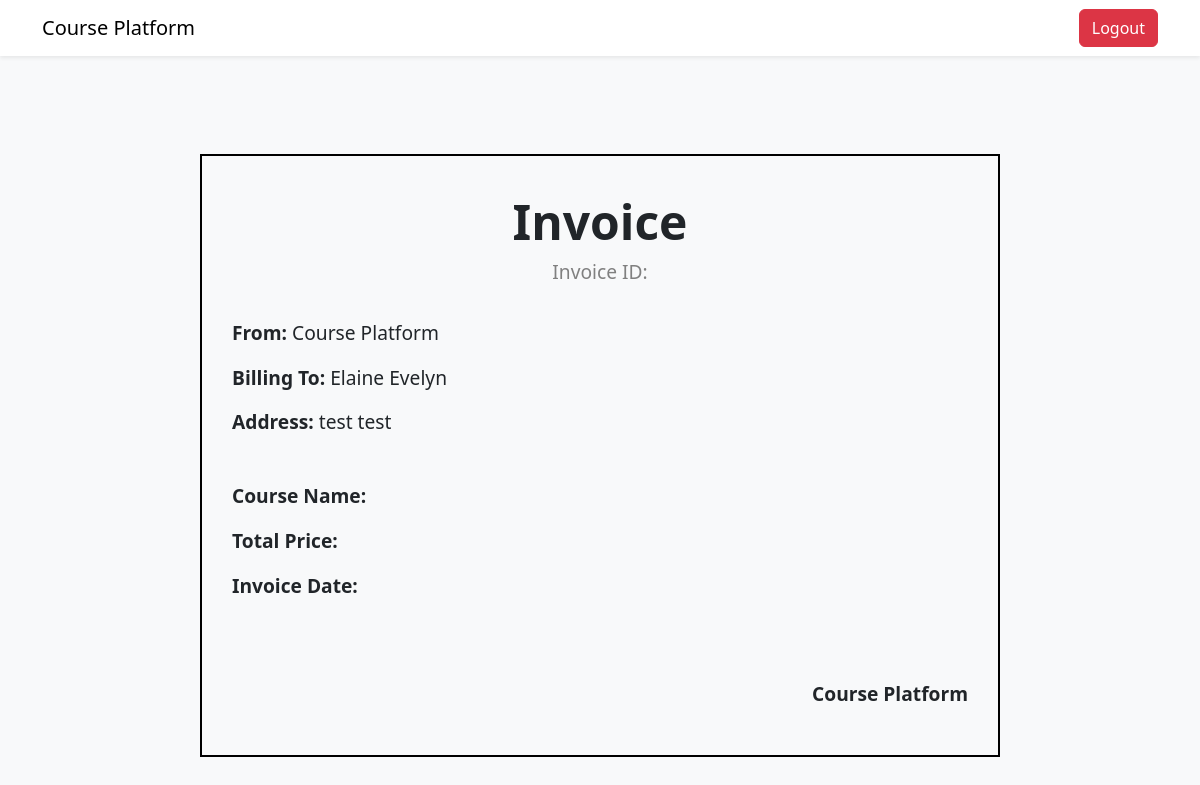
/student/invoice/1 (signed in), run on an earlier commit of the app's database.
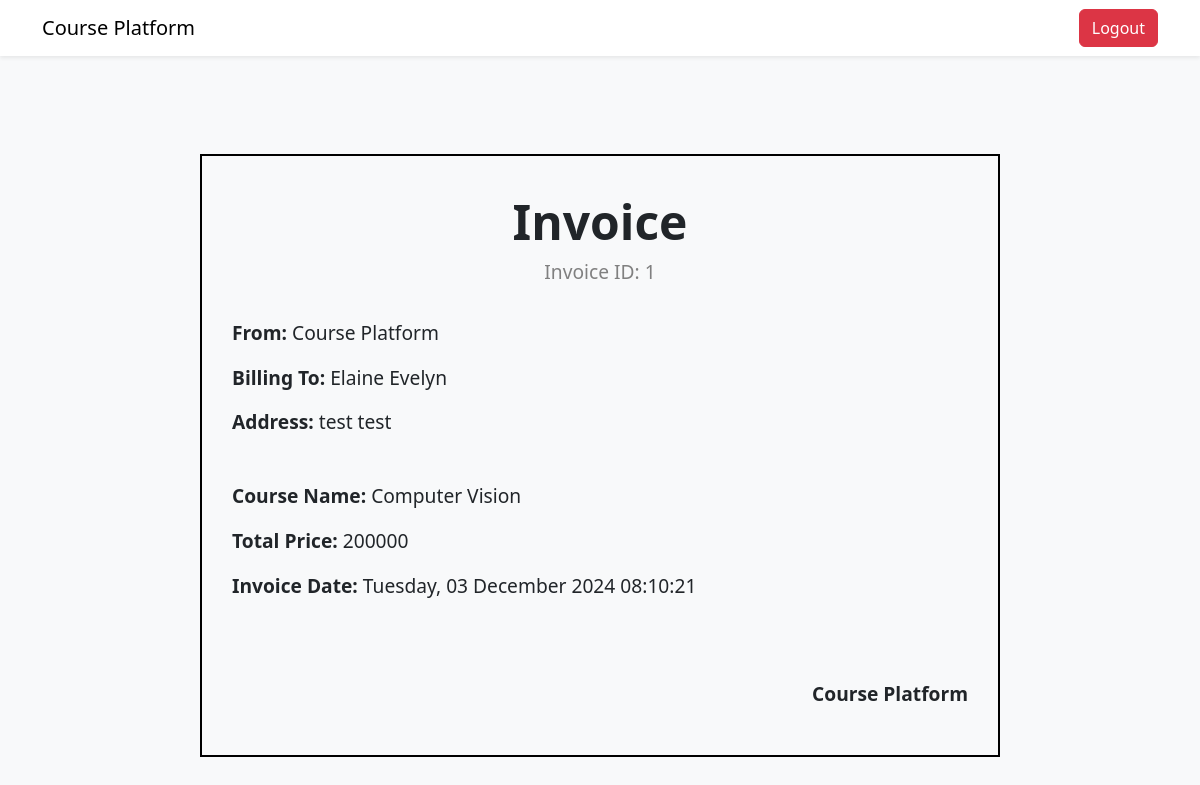
And on a later commit of the database.
### tables this page shows
CREATE TABLE invoice (
                id_invoice INTEGER PRIMARY KEY AUTOINCREMENT,
                id_pembayaran INTEGER,
                id_peserta INTEGER,
                detail_invoice TEXT NOT NULL,
                FOREIGN KEY (id_pembayaran) REFERENCES pembayaran(id_pembayaran),
                FOREIGN KEY (id_peserta) REFERENCES peserta(id_peserta)
            );

CREATE TABLE kursus (
                id_kursus INTEGER PRIMARY KEY AUTOINCREMENT,
                id_instruktur INTEGER,
                nama_kursus TEXT NOT NULL,
                harga_kursus INT NOT NULL,
                FOREIGN KEY (id_instruktur) REFERENCES instruktur(id_instruktur)
            );

CREATE TABLE pembayaran (
                id_pembayaran INTEGER PRIMARY KEY AUTOINCREMENT,
                id_peserta INTEGER,
                id_kursus INTEGER,
                total_harga INT NOT NULL,
                status TEXT NOT NULL,
                FOREIGN KEY (id_peserta) REFERENCES peserta(id_peserta),
                FOREIGN KEY (id_kursus) REFERENCES kursus(id_kursus)
            );

### features/student.py (the view)
    def invoice_detail(self, invoice_id):
        if not session.get('email') or session.get('role') != 'user':
            return redirect(url_for('home'))
        email = session.get('email')
        student = query_db('SELECT * FROM peserta WHERE email = ?', [email], one=True)
        if not student:
            return redirect(url_for('home'))
        student_id = student['id_peserta']
        invoice = query_db(
            '''
                SELECT invoice.*, pembayaran.*, kursus.*
                FROM invoice
                INNER JOIN pembayaran ON invoice.id_pembayaran = pembayaran.id_pembayaran
                INNER JOIN kursus ON pembayaran.id_kursus = kursus.id_kursus
                WHERE invoice.id_peserta = ? AND invoice.id_invoice = ?
            ''',
            [student_id, invoice_id],
            one=True
        )
        peserta = query_db('SELECT * FROM peserta WHERE id_peserta = ?', [student_id], one=True)
        return render_template('student/invoice_detail.html', invoice=invoice, peserta=peserta)

### database.py (called while the page is built)
def get_db():
    db = getattr(g, '_database', None)
    if db is None:
        db = g._database = sqlite3.connect(DATABASE)
        db.row_factory = sqlite3.Row
    return db

def query_db(query, args=(), one=False):
    cur = get_db().execute(query, args)
    rv = cur.fetchall()
    cur.close()
    get_db().commit()
    return (rv[0] if rv else None) if one else rv

### templates/student/invoice_detail.html (shortened to what this page needs)
<!DOCTYPE html>
<html lang="en">
<head>
    <link href="https://cdn.jsdelivr.net/npm/bootstrap@5.3.0/dist/css/bootstrap.min.css" rel="stylesheet">
</head>
<body class="bg-light">
    <nav class="navbar navbar-expand-lg navbar-light bg-white shadow-sm">
        <div class="container">
            <a class="navbar-brand" href="/">Course Platform</a>
            <div class="d-flex">
                <a href="/logout" class="btn btn-danger">Logout</a>
            </div>
        </div>
    </nav>
    <div class="container py-5">
        <div class="invoice-container">
            <div class="invoice-title">
                Invoice
            </div>
            <div class="invoice-id">
                Invoice ID: {{ invoice.id_invoice }}
            </div>
            <div class="invoice-details">
                <p><strong>From:</strong> Course Platform</p>
                <p><strong>Billing To:</strong> {{ peserta.nama_peserta }}</p>
                <p><strong>Address:</strong> {{ peserta.alamat }}</p>
                <br>
                <p><strong>Course Name:</strong> {{ invoice.nama_kursus }}</p>
                <p><strong>Total Price:</strong> {{ invoice.total_harga }}</p>
                <p><strong>Invoice Date:</strong> {{ invoice.detail_invoice }}</p>
            </div>
            <div class="invoice-sign">
                <p>Course Platform</p>
            </div>
        </div>
    </div>
</body>
</html>

What changed in the data, as far as the page shows it:
added invoice: id_invoice "1", detail_invoice "Tuesday, 03 December 2024 08:10:21"
now on this page (row unchanged): kursus: nama_kursus "Computer Vision"
added pembayaran: total_harga "200000"
